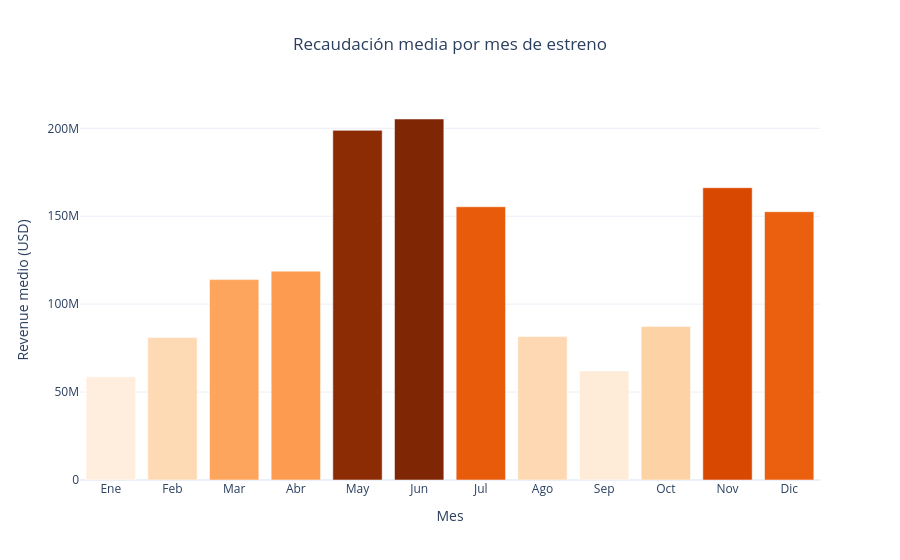

The notebook cell saved with this chart:
### Code cell
fig = px.bar(
    x=revenue_mes.index,
    y=revenue_mes.values,
    color=revenue_mes.values,
    color_continuous_scale="Oranges",
    title="Recaudación media por mes de estreno",
    labels={
        "x": "Mes",
        "y": "Revenue medio (USD)"
    },
    template="plotly_white",
    range_color=[50000000, revenue_mes.max()]
)

fig.update_layout(
    title_x=0.5,
    coloraxis_showscale=False
)

fig.show()

### Figure 1 — Plotly figure (JSON) as saved in the notebook; plotly's stock layout.template omitted (floating-point values rounded to 4 significant figures)
{"data": [{"hovertemplate": "Mes=%{x}<br>Revenue medio (USD)=%{y}<br>color=%{marker.color}<extra></extra>", "legendgroup": "", "marker": {"color": [58720000.0, 81000000.0, 114000000.0, 118800000.0, 198800000.0, 205300000.0, 155400000.0, 81560000.0, 62010000.0, 87320000.0, 166200000.0, 152600000.0], "coloraxis": "coloraxis", "pattern": {"shape": ""}}, "name": "", "orientation": "v", "showlegend": false, "textposition": "auto", "type": "bar", "x": ["Ene", "Feb", "Mar", "Abr", "May", "Jun", "Jul", "Ago", "Sep", "Oct", "Nov", "Dic"], "xaxis": "x", "y": [58720000.0, 81000000.0, 114000000.0, 118800000.0, 198800000.0, 205300000.0, 155400000.0, 81560000.0, 62010000.0, 87320000.0, 166200000.0, 152600000.0], "yaxis": "y"}], "layout": {"barmode": "relative", "coloraxis": {"cmax": 205300000.0, "cmin": 50000000, "colorbar": {"title": {"text": "color"}}, "colorscale": [[0, "rgb(255,245,235)"], [0.125, "rgb(254,230,206)"], [0.25, "rgb(253,208,162)"], [0.375, "rgb(253,174,107)"], [0.5, "rgb(253,141,60)"], [0.625, "rgb(241,105,19)"], [0.75, "rgb(217,72,1)"], [0.875, "rgb(166,54,3)"], [1, "rgb(127,39,4)"]], "showscale": false}, "legend": {"tracegroupgap": 0}, "title": {"text": "Recaudación media por mes de estreno", "x": 0.5}, "xaxis": {"anchor": "y", "domain": [0, 1], "title": {"text": "Mes"}}, "yaxis": {"anchor": "x", "domain": [0, 1], "title": {"text": "Revenue medio (USD)"}}}}
